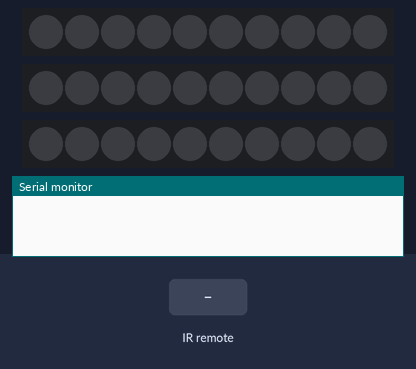
Recording of a sketch running on a simulated Arduino Uno, built with avr-gcc and run on an emulated ATmega328P. Parts: 3 × 10 RGB LEDs in strip order, left to right, the last lines printed to the serial monitor. The inputs (shaded band) are chosen by the test bench.

Above: at 1.2 s.
1.3 s: infrared code 0xD7E84B1B received
At 2.0 s:
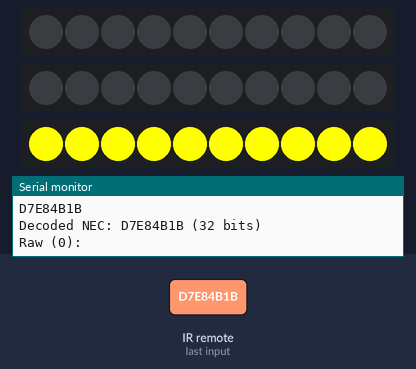
2.9 s: infrared code 0xFD609F received
At 3.02 s:
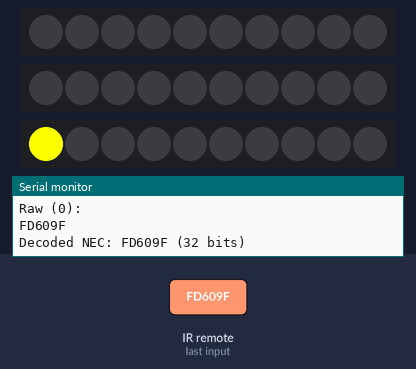
Timing chart, 0 to 5.9 s (numbered marks = the images above; inputs shaded):
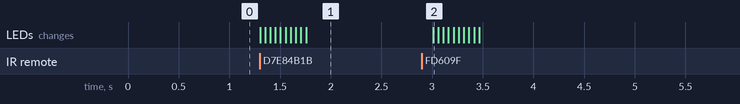

Measured:
- after the input at 1.3 s, the LEDs: first change at once (image 1 shows a later state)
- after the input at 2.9 s, the LEDs: change after 0.11 s (image 2)

The sketch:

IRrecv_NeoPixel.ino
```cpp
#include <IRremote.h>
#include <Adafruit_NeoPixel.h>
#ifdef __AVR__
  #include <avr/power.h>
#endif

#define NEO_PIN_R 6
#define NEO_PIN_L 7


int RECV_PIN = 11;

IRrecv irrecv(RECV_PIN);

decode_results results;

Adafruit_NeoPixel strip_right = Adafruit_NeoPixel(10, NEO_PIN_R, NEO_GRB + NEO_KHZ800);
Adafruit_NeoPixel strip_left = Adafruit_NeoPixel(10, NEO_PIN_L, NEO_GRB + NEO_KHZ800);

void setup()
{
  Serial.begin(9600);
  irrecv.enableIRIn(); // Start the receiver

  strip_right.begin();
  strip_right.show(); // Initialize all pixels to 'off'
  strip_left.begin();
  strip_left.show(); // Initialize all pixels to 'off'
}


void dump(decode_results *results) {
  // Dumps out the decode_results structure.
  // Call this after IRrecv::decode()
  int count = results->rawlen;
  if (results->decode_type == UNKNOWN) {
    Serial.print("Unknown encoding: ");
  }
  else if (results->decode_type == NEC) {
    Serial.print("Decoded NEC: ");

  }
  else if (results->decode_type == SONY) {
    Serial.print("Decoded SONY: ");
  }
  else if (results->decode_type == RC5) {
    Serial.print("Decoded RC5: ");
  }
  else if (results->decode_type == RC6) {
    Serial.print("Decoded RC6: ");
  }
  else if (results->decode_type == PANASONIC) {
    Serial.print("Decoded PANASONIC - Address: ");
    Serial.print(results->address, HEX);
    Serial.print(" Value: ");
  }
  else if (results->decode_type == LG) {
    Serial.print("Decoded LG: ");
  }
  else if (results->decode_type == JVC) {
    Serial.print("Decoded JVC: ");
  }
  else if (results->decode_type == AIWA_RC_T501) {
    Serial.print("Decoded AIWA RC T501: ");
  }
  else if (results->decode_type == WHYNTER) {
    Serial.print("Decoded Whynter: ");
  }
  Serial.print(results->value, HEX);
  Serial.print(" (");
  Serial.print(results->bits, DEC);
  Serial.println(" bits)");
  Serial.print("Raw (");
  Serial.print(count, DEC);
  Serial.print("): ");

  for (int i = 1; i < count; i++) {
    if (i & 1) {
      Serial.print(results->rawbuf[i]*USECPERTICK, DEC);
    }
    else {
      Serial.write('-');
      Serial.print((unsigned long) results->rawbuf[i]*USECPERTICK, DEC);
    }
    Serial.print(" ");
  }
  Serial.println();
}

// Fill the dots one after the other with a color
void colorWipe(Adafruit_NeoPixel strip, uint32_t c, uint8_t wait) {
  for(uint16_t i=0; i<strip.numPixels(); i++) {
    strip.setPixelColor(i, c);
    strip.show();
    delay(wait);
  }
}

void loop() {
  if (irrecv.decode(&results)) { //디코딩 결과
    Serial.println(results.value, HEX);
    dump(&results);
    irrecv.resume(); // Receive the next value
    if (results.value == 0xD7E84B1B)
    {
        colorWipe(strip_right, strip_right.Color(255, 255, 0), 50); // Yellow
        delay(1000);
    }
    if (results.value == 0xFD609F)
    {
      colorWipe(strip_left, strip_left.Color(255, 255, 0), 50); // Red
      delay(1000);
    }

    delay(200);
  }
}
```
